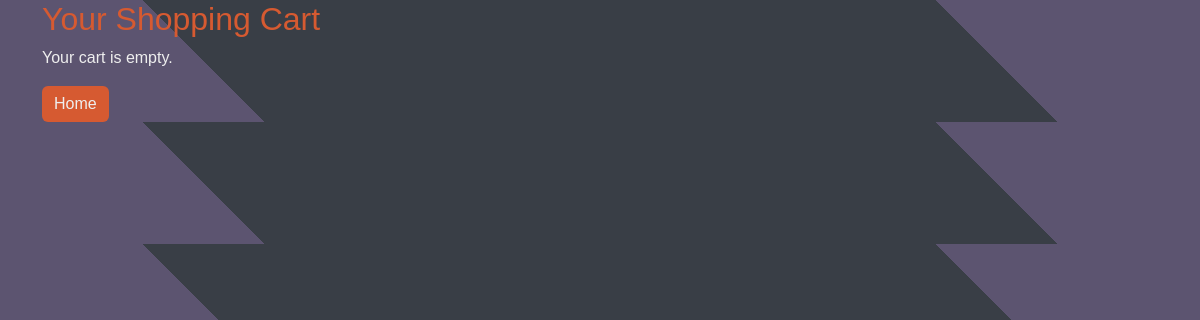
The page /view-cart/ (signed in) on the database as committed earlier.
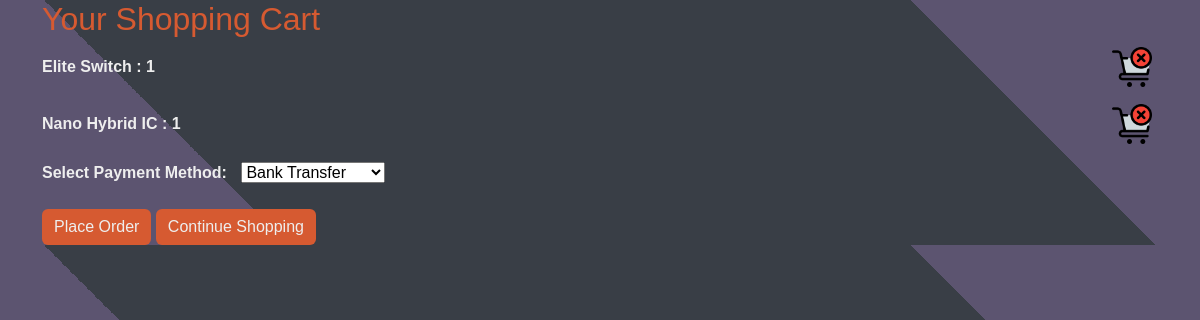
The same page on the database as committed later.
### voltrium/models.py (models this page shows, shortened)
class CartItem(models.Model):
    user = models.ForeignKey(User, on_delete=models.CASCADE)
    product = models.ForeignKey(Product, on_delete=models.CASCADE)
    quantity = models.IntegerField(default=1)

class Product(models.Model):
    name = models.CharField(max_length=255)
    description = models.TextField()
    price = models.DecimalField(max_digits=10, decimal_places=2)
    stock_quantity = models.IntegerField()
    category = models.ForeignKey(Category, on_delete=models.CASCADE)
    picture = models.ImageField(upload_to='product_pictures/', null=True, blank=True)

### voltrium/views.py (the view)
# urls.py: path('view-cart/', view_cart, name='view_cart'),
def view_cart(request):
    cart_items = CartItem.objects.filter(user=request.user)
    if request.method == 'POST':
        form = PaymentForm(request.POST)
        if form.is_valid():
            payment_method = form.cleaned_data['payment_method']
            with transaction.atomic():
                order = Order.objects.create(user=request.user, total_amount=0)
                for cart_item in cart_items:
                    if cart_item.quantity > cart_item.product.stock_quantity:
                        messages.error(request, f"Not enough stock for {cart_item.product.name}.")
                        return redirect('view_cart')
                    OrderLine.objects.create(
                        order=order,
                        product=cart_item.product,
                        quantity=cart_item.quantity,
                        unit_price=cart_item.product.price
                    )
                    cart_item.product.stock_quantity -= cart_item.quantity
                    cart_item.product.save()
                    order_line = OrderLine.objects.get(order=order, product=cart_item.product)
                    order_line.review_submitted = True
                    order_line.save()
                total_amount = order.orderline_set.aggregate(
                    total=Sum(F('unit_price') * F('quantity'))
                )['total'] or 0
                order.total_amount = total_amount
                order.save()
                Payment.objects.create(user=request.user, order=order, payment_method=payment_method)
                cart_items.delete()
                messages.success(request, "Your order has been placed successfully.")
                return redirect('home')  # Redirect to a success page
    else:
        form = PaymentForm()
    return render(request, 'product/view_cart.html', {'cart_items': cart_items, 'payment_form': form})

### voltrium/forms.py
class PaymentForm(forms.Form):
    PAYMENT_METHOD_CHOICES = [
        ('bank_transfer', 'Bank Transfer'),
        ('paypal', 'PayPal'),
        ('cash_on_delivery', 'Cash on Delivery'),
    ]
    payment_method = forms.ChoiceField(choices=PAYMENT_METHOD_CHOICES)

### voltrium/templates/product/view_cart.html (shortened to what this page needs)
{%load static%}
<!DOCTYPE html>
<html lang="en">
<head>
    <link href="https://cdn.jsdelivr.net/npm/bootstrap@5.3.2/dist/css/bootstrap.min.css" rel="stylesheet">
</head>
<body>
  <div class="container">
    <h2>Your Shopping Cart</h2>
    {% if cart_items %}
      <ul>
        {% for item in cart_items %}
          <li class="d-flex align-items-center">
            <div>
              <strong>{{ item.product.name }} : {{ item.quantity }}</strong>
            </div>
            <form method="post" action="{% url 'remove_from_cart' item.id %}" style="margin-left: auto;">
              <button type="submit" name="remove_item" class="remove-btn">
                <img src="{% static 'images/delete_cart.png' %}" alt="Remove from Cart" width="40" height="40">
              </button>
            </form>
          </li>
        {% endfor %}
      </ul>
      <form method="post" action="{% url 'view_cart' %}">
        <div class="mb-3">
          <label for="payment_method" class="form-label"><strong>Select Payment Method:<strong></label>
          {{ payment_form.payment_method }}
        </div>
        <div >
          <button type="submit" name="place_order" class="btn btn-primary" >Place Order</button>
          <a href="{% url 'all_products' %}" class="btn btn-secondary">Continue Shopping</a>
        </div>
      </form>
    {% else %}
      <p style="color: #EEEEEE;">Your cart is empty.</p>
      <a href="{% url 'home' %}" class="btn btn-primary">Home</a>
    {% endif %}
  </div>
</body>
</html>

Rows that differ between the two databases and show on the page:
added CartItem: product.name "Elite Switch", quantity "1"
added CartItem: product.name "Nano Hybrid IC", quantity "1"
Other text that changed with them:
form field payment_method: (not shown) → "Bank Transfer"
text no longer shown: "Your cart is empty. Home"
text now shown: "Select Payment Method: Place Order Continue Shopping"
